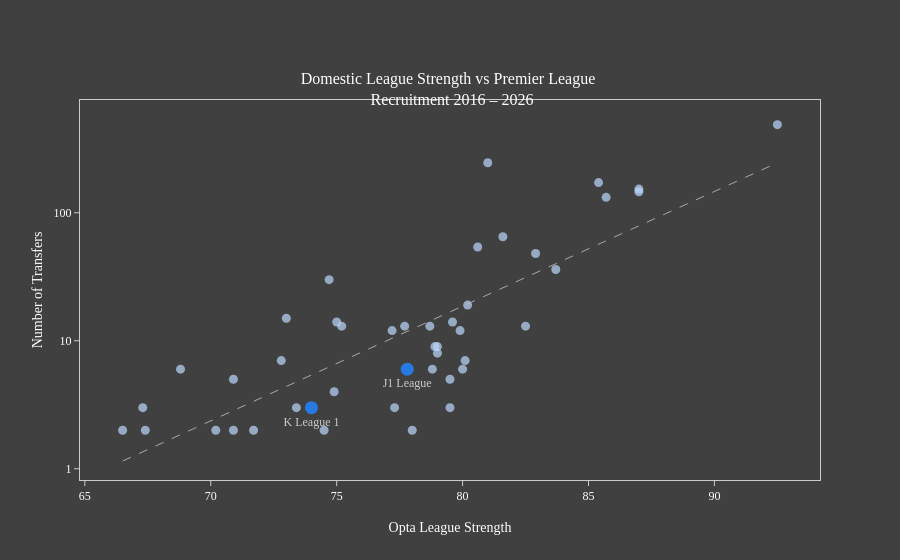

The code cell stored with this chart in its notebook:
### Markdown cell above
### League strength v transfers

### Code cell
import pandas as pd
import matplotlib.pyplot as plt
from pathlib import Path

# --------------------------------------------------
# 1. Load the data
# --------------------------------------------------
transfer_leagues_df = pd.read_csv(Path.cwd().parent / "data/cleaned/transfers_with_selling_leagues.csv")
league_strengths = pd.read_csv(Path.cwd().parent / "data/cleaned/league_strength.csv")

# --------------------------------------------------
# 2. Standardise league names
# --------------------------------------------------

# Standardise alternative names for the same division
league_aliases = {
    "LaLiga": "La Liga",
    "Super League Greece": "Super League 1",
    "Liga Portugal": "Primeira Liga",
    "Czech First League": "Chance Liga",
    "Jupiler Pro League": "Belgian Pro League",
    "SuperSport HNL" : "HNL",
    "Championnat National" : "Ligue 2",
    "Super League" : "Swiss Super League",
    "Austrian Bundesliga" : "Bundesliga",
    "Ukranian Premier League" : "Premier Liga",
    "Segunda División" : "La Liga 2",
    "LaLiga2" : "La Liga 2",
    "Keuken Kampioen Divisie" : "Eerste Divisie",
    "Nemzeti Bajnokság" : "Nemzeti Bajnokság I",
    "Super liga Srbije" : "Serbian SuperLiga",
    "Superliga" : "Danish Superliga"
}

transfer_leagues_df["league_name"] = transfer_leagues_df["league_name"].replace(league_aliases)

# --------------------------------------------------
# 2. Merge league strengths
# --------------------------------------------------
transfer_leagues_df = transfer_leagues_df.merge(league_strengths,
                                               on = "league_name",
                                               how = "left").copy()

# --------------------------------------------------
# 3. Drop nan values
# --------------------------------------------------
transfer_leagues_df = transfer_leagues_df[transfer_leagues_df["league_strength"].notna()].copy()

# --------------------------------------------------
# 4. Group by league and count
# --------------------------------------------------
league_transfers_df = (
    transfer_leagues_df
    .groupby(["league_name", "league_strength"])
    .size()
    .reset_index(name="number_of_transfers")
)
league_transfers_df = league_transfers_df[league_transfers_df["number_of_transfers"] > 1]

# --------------------------------------------------
# 5. Plot
# --------------------------------------------------

import numpy as np
import plotly.graph_objects as go
from sklearn.metrics import r2_score

highlight_leagues = ["J1 League", "K League 1"]

highlight_df = league_transfers_df[
    league_transfers_df["league_name"].isin(highlight_leagues)
]

other_df = league_transfers_df[
    ~league_transfers_df["league_name"].isin(highlight_leagues)
]

fig = go.Figure()

# Other leagues
fig.add_trace(go.Scatter(
    x=other_df["league_strength"],
    y=other_df["number_of_transfers"],
    mode="markers",
    name="Other leagues",
    customdata=other_df[["league_name"]].to_numpy(),
    marker=dict(
        color="#BBD7FC",
        size=9,
        opacity=0.7
    ),
    hovertemplate=(
        "<b>%{customdata[0]}</b><br>"
        "Opta league strength: %{x}<br>"
        "Premier League signings: %{y}"
        "<extra></extra>"
    )
))

# Highlighted leagues
fig.add_trace(go.Scatter(
    x=highlight_df["league_strength"],
    y=highlight_df["number_of_transfers"],
    mode="markers+text",
    name="J1 / K League 1",
    text=highlight_df["league_name"],
    textposition="bottom center",
    textfont=dict(
        color="#CCCCCC",
        size=12
    ),
    marker=dict(
        color="#2780F5",
        size=13,
        opacity=0.9
    ),
    hovertemplate=(
        "<b>%{text}</b><br>"
        "Opta league strength: %{x}<br>"
        "Premier League signings: %{y}"
        "<extra></extra>"
    )
))

# Regression line
x = league_transfers_df["league_strength"].astype(float)
y = league_transfers_df["number_of_transfers"].astype(float)

log_y = np.log10(y)
slope, intercept = np.polyfit(x, log_y, 1)

x_line = np.linspace(x.min(), x.max(), 100)
y_line = 10 ** (slope * x_line + intercept)

log_y_pred = slope * x + intercept
r2 = r2_score(log_y, log_y_pred)

fig.add_trace(go.Scatter(
    x=x_line,
    y=y_line,
    mode="lines",
    name=f"Log-linear fit (R² = {r2:.3f})",
    line=dict(
        color="#CCCCCC",
        width=0.75,
        dash="dash"
    ),
    hoverinfo="skip"
))

# Layout
fig.update_layout(
    height=None,
    autosize = True,
    
    title=dict(
        text="Domestic League Strength vs Premier League <br> Recruitment 2016 – 2026",
        x=0.5,
        y = 0.85,
        font=dict(size=16, color="#FFFFFF")
    ),
    
    paper_bgcolor="#404040",
    plot_bgcolor="#404040",
    font=dict(
        family="DIN Alternate",
        color="#FFFFFF"
    ),
    
    showlegend=False,
    
    hoverlabel=dict(
        bgcolor="#96979E",
        font = dict(family = "DIN Alternate",
                    color = "#FFFFFF",
                    size = 12)
    ),
    template="none"
)

fig.update_xaxes(
    title="Opta League Strength",
    showgrid=False,
    zeroline=False,
    showline=True,
    mirror = True,
    linecolor="#CCCCCC",
    linewidth=1,
    ticks="outside",
    tickcolor="#CCCCCC"
)

fig.update_yaxes(
    title="Number of Transfers",
    type="log",
    tickmode="array",
    tickvals=[1, 10, 100, 1000],
    ticktext=["1", "10", "100", "1,000"],
    showgrid=False,
    minor=dict(ticks=""),
    mirror = True,
    zeroline=False,
    showline=True,
    linecolor="#CCCCCC",
    linewidth=1,
    ticks="outside",
    tickcolor="#CCCCCC"
)

fig.show()

fig.write_html(Path.cwd().parent / "figures/html/league-strength.html",
              config = {"responsive" : True,
                        "displayModeBar": False})

### Figure 1 — Plotly figure (JSON) as saved in the notebook; plotly's stock layout.template omitted (floating-point values rounded to 4 significant figures)
{"data": [{"customdata": [["2. Bundesliga"], ["A-League Men"], ["Allsvenskan"], ["Belgian Pro League"], ["Bundesliga"], ["Campeonato Brasileiro Série A"], ["Campeonato Brasileiro Série B"], ["Categoría Primera A"], ["Categoría Primera B"], ["Challenger Pro League"], ["Championship"], ["Chance Liga"], ["Chinese Super League"], ["Danish Superliga"], ["Ecuadorian Serie A"], ["Eerste Divisie"], ["Egyptian Premier League"], ["Eliteserien"], ["Eredivisie"], ["HNL"], ["La Liga"], ["La Liga 2"], ["League One"], ["League Two"], ["Liga Portugal 2"], ["Ligue 1"], ["Ligue 2"], ["Major League Soccer"], ["Nemzeti Bajnokság I"], ["PKO BP Ekstraklasa"], ["Paraguayan Primera División"], ["Premier League"], ["Premier Liga"], ["Primeira Liga"], ["Professional Football League"], ["Scottish Premiership"], ["Serbian SuperLiga"], ["Serie A"], ["Super League 1"], ["Swiss Super League"], ["Süper Lig"], ["Uruguayan Segunda División"], ["Venezuelan Primera División"]], "hovertemplate": "<b>%{customdata[0]}</b><br>Opta league strength: %{x}<br>Premier League signings: %{y}<extra></extra>", "marker": {"color": "#BBD7FC", "opacity": 0.7, "size": 9}, "mode": "markers", "name": "Other leagues", "type": "scatter", "x": [77.7, 70.9, 77.2, 82.9, 87.0, 83.7, 71.7, 79.5, 70.9, 70.2, 81.0, 78.9, 67.4, 79.9, 79.5, 67.3, 74.9, 80.1, 80.6, 78.8, 87.0, 79.0, 74.7, 68.8, 73.4, 85.4, 75.0, 79.6, 77.3, 80.0, 78.0, 92.5, 73.0, 81.6, 82.5, 75.2, 72.8, 85.7, 78.7, 79.0, 80.2, 66.5, 74.5], "y": [13, 5, 12, 48, 153, 36, 2, 5, 2, 2, 246, 9, 2, 12, 3, 3, 4, 7, 54, 6, 146, 8, 30, 6, 3, 172, 14, 14, 3, 6, 2, 488, 15, 65, 13, 13, 7, 132, 13, 9, 19, 2, 2]}, {"hovertemplate": "<b>%{text}</b><br>Opta league strength: %{x}<br>Premier League signings: %{y}<extra></extra>", "marker": {"color": "#2780F5", "opacity": 0.9, "size": 13}, "mode": "markers+text", "name": "J1 / K League 1", "text": ["J1 League", "K League 1"], "textfont": {"color": "#CCCCCC", "size": 12}, "textposition": "bottom center", "type": "scatter", "x": [77.8, 74.0], "y": [6, 3]}, {"hoverinfo": "skip", "line": {"color": "#CCCCCC", "dash": "dash", "width": 0.75}, "mode": "lines", "name": "Log-linear fit (R² = 0.624)", "type": "scatter", "x": [66.5, 66.76, 67.03, 67.29, 67.55, 67.81, 68.08, 68.34, 68.6, 68.86, 69.13, 69.39, 69.65, 69.91, 70.18, 70.44, 70.7, 70.96, 71.23, 71.49, 71.75, 72.02, 72.28, 72.54, 72.8, 73.07, 73.33, 73.59, 73.85, 74.12, 74.38, 74.64, 74.9, 75.17, 75.43, 75.69, 75.95, 76.22, 76.48, 76.74, 77.01, 77.27, 77.53, 77.79, 78.06, 78.32, 78.58, 78.84, 79.11, 79.37, 79.63, 79.89, 80.16, 80.42, 80.68, 80.94, 81.21, 81.47, 81.73, 81.99, 82.26, 82.52, 82.78, 83.05, 83.31, 83.57, 83.83, 84.1, 84.36, 84.62, 84.88, 85.15, 85.41, 85.67, 85.93, 86.2, 86.46, 86.72, 86.98, 87.25, 87.51, 87.77, 88.04, 88.3, 88.56, 88.82, 89.09, 89.35, 89.61, 89.87, 90.14, 90.4, 90.66, 90.92, 91.19, 91.45, 91.71, 91.97, 92.24, 92.5], "y": [1.15, 1.214, 1.282, 1.353, 1.428, 1.508, 1.592, 1.68, 1.774, 1.873, 1.977, 2.087, 2.203, 2.326, 2.455, 2.592, 2.737, 2.889, 3.05, 3.22, 3.399, 3.588, 3.788, 3.999, 4.221, 4.456, 4.704, 4.966, 5.243, 5.535, 5.843, 6.168, 6.512, 6.874, 7.257, 7.661, 8.088, 8.538, 9.013, 9.515, 10.04, 10.6, 11.19, 11.82, 12.48, 13.17, 13.9, 14.68, 15.49, 16.36, 17.27, 18.23, 19.24, 20.32, 21.45, 22.64, 23.9, 25.23, 26.64, 28.12, 29.69, 31.34, 33.08, 34.93, 36.87, 38.92, 41.09, 43.38, 45.79, 48.34, 51.03, 53.88, 56.88, 60.04, 63.38, 66.91, 70.64, 74.57, 78.72, 83.11, 87.73, 92.62, 97.78, 103.2, 109.0, 115.0, 121.4, 128.2, 135.3, 142.9, 150.8, 159.2, 168.1, 177.4, 187.3, 197.8, 208.8, 220.4, 232.7, 245.6]}], "layout": {"autosize": true, "font": {"color": "#FFFFFF", "family": "DIN Alternate"}, "hoverlabel": {"bgcolor": "#96979E", "font": {"color": "#FFFFFF", "family": "DIN Alternate", "size": 12}}, "paper_bgcolor": "#404040", "plot_bgcolor": "#404040", "showlegend": false, "title": {"font": {"color": "#FFFFFF", "size": 16}, "text": "Domestic League Strength vs Premier League <br> Recruitment 2016 – 2026", "x": 0.5, "y": 0.85}, "xaxis": {"autorange": true, "linecolor": "#CCCCCC", "linewidth": 1, "mirror": true, "range": [64.86, 94.14], "showgrid": false, "showline": true, "tickcolor": "#CCCCCC", "ticks": "outside", "title": {"text": "Opta League Strength"}, "type": "linear", "zeroline": false}, "yaxis": {"autorange": true, "linecolor": "#CCCCCC", "linewidth": 1, "minor": {"ticks": ""}, "mirror": true, "range": [-0.09053, 2.934], "showgrid": false, "showline": true, "tickcolor": "#CCCCCC", "tickmode": "array", "ticks": "outside", "ticktext": ["1", "10", "100", "1,000"], "tickvals": [1, 10, 100, 1000], "title": {"text": "Number of Transfers"}, "type": "log", "zeroline": false}}}
